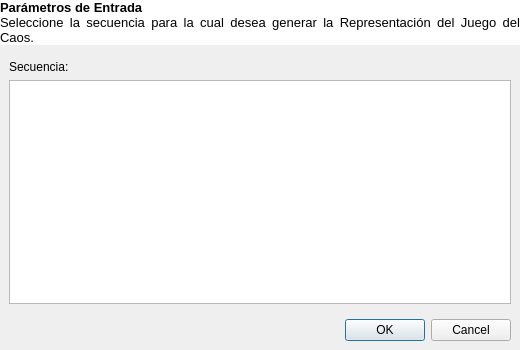
<?xml version="1.0" encoding="UTF-8"?>
<ui version="4.0">
 <class>CgrParametersForm</class>
 <widget class="QDialog" name="CgrParametersForm">
  <property name="geometry">
   <rect>
    <x>0</x>
    <y>0</y>
    <width>520</width>
    <height>350</height>
   </rect>
  </property>
  <property name="windowTitle">
   <string>Representación del Juego del Caos</string>
  </property>
  <layout class="QGridLayout" name="gridLayout_2">
   <property name="margin">
    <number>0</number>
   </property>
   <item row="0" column="0">
    <widget class="QLabel" name="instructionsLabel">
     <property name="styleSheet">
      <string notr="true">QFrame {background-color: white;}</string>
     </property>
     <property name="text">
      <string>&lt;!DOCTYPE HTML PUBLIC &quot;-//W3C//DTD HTML 4.0//EN&quot; &quot;http://www.w3.org/TR/REC-html40/strict.dtd&quot;&gt;
&lt;html&gt;&lt;head&gt;&lt;meta name=&quot;qrichtext&quot; content=&quot;1&quot; /&gt;&lt;style type=&quot;text/css&quot;&gt;
p, li { white-space: pre-wrap; }
&lt;/style&gt;&lt;/head&gt;&lt;body style=&quot; font-family:'Sans'; font-size:10pt; font-weight:400; font-style:normal;&quot;&gt;
&lt;p style=&quot; margin-top:0px; margin-bottom:0px; margin-left:0px; margin-right:0px; -qt-block-indent:0; text-indent:0px;&quot;&gt;&lt;span style=&quot; font-weight:600;&quot;&gt;Parámetros de Entrada&lt;/span&gt;&lt;/p&gt;
&lt;p style=&quot; margin-top:0px; margin-bottom:0px; margin-left:0px; margin-right:0px; -qt-block-indent:0; text-indent:0px;&quot;&gt;Seleccione la secuencia para la cual desea generar la Representación del Juego del Caos.&lt;/p&gt;&lt;/body&gt;&lt;/html&gt;</string>
     </property>
     <property name="alignment">
      <set>Qt::AlignJustify|Qt::AlignVCenter</set>
     </property>
     <property name="wordWrap">
      <bool>true</bool>
     </property>
     <property name="margin">
      <number>9</number>
     </property>
    </widget>
   </item>
   <item row="1" column="0">
    <layout class="QGridLayout" name="gridLayout">
     <property name="margin">
      <number>9</number>
     </property>
     <item row="0" column="0">
      <layout class="QVBoxLayout" name="verticalLayout">
       <item>
        <widget class="QLabel" name="sequenceLabel">
         <property name="text">
          <string>Secuencia:</string>
         </property>
        </widget>
       </item>
       <item>
        <widget class="QListView" name="sequenceListView">
         <property name="editTriggers">
          <set>QAbstractItemView::NoEditTriggers</set>
         </property>
         <property name="alternatingRowColors">
          <bool>true</bool>
         </property>
         <property name="iconSize">
          <size>
           <width>16</width>
           <height>16</height>
          </size>
         </property>
         <property name="viewMode">
          <enum>QListView::ListMode</enum>
         </property>
         <property name="selectionRectVisible">
          <bool>true</bool>
         </property>
        </widget>
       </item>
      </layout>
     </item>
     <item row="1" column="0">
      <layout class="QHBoxLayout" name="horizontalLayout">
       <property name="topMargin">
        <number>9</number>
       </property>
       <item>
        <spacer name="horizontalSpacer">
         <property name="orientation">
          <enum>Qt::Horizontal</enum>
         </property>
         <property name="sizeHint" stdset="0">
          <size>
           <width>258</width>
           <height>20</height>
          </size>
         </property>
        </spacer>
       </item>
       <item>
        <widget class="QDialogButtonBox" name="buttonBox">
         <property name="orientation">
          <enum>Qt::Horizontal</enum>
         </property>
         <property name="standardButtons">
          <set>QDialogButtonBox::Cancel|QDialogButtonBox::Ok</set>
         </property>
        </widget>
       </item>
      </layout>
     </item>
    </layout>
   </item>
  </layout>
 </widget>
 <resources/>
 <connections>
  <connection>
   <sender>buttonBox</sender>
   <signal>accepted()</signal>
   <receiver>CgrParametersForm</receiver>
   <slot>accept()</slot>
   <hints>
    <hint type="sourcelabel">
     <x>489</x>
     <y>339</y>
    </hint>
    <hint type="destinationlabel">
     <x>157</x>
     <y>274</y>
    </hint>
   </hints>
  </connection>
  <connection>
   <sender>buttonBox</sender>
   <signal>rejected()</signal>
   <receiver>CgrParametersForm</receiver>
   <slot>reject()</slot>
   <hints>
    <hint type="sourcelabel">
     <x>489</x>
     <y>339</y>
    </hint>
    <hint type="destinationlabel">
     <x>286</x>
     <y>274</y>
    </hint>
   </hints>
  </connection>
 </connections>
</ui>
